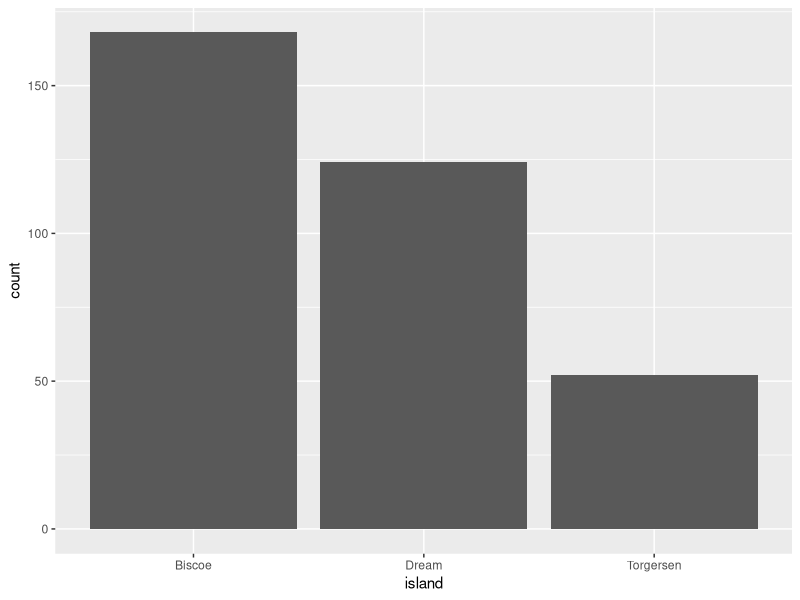
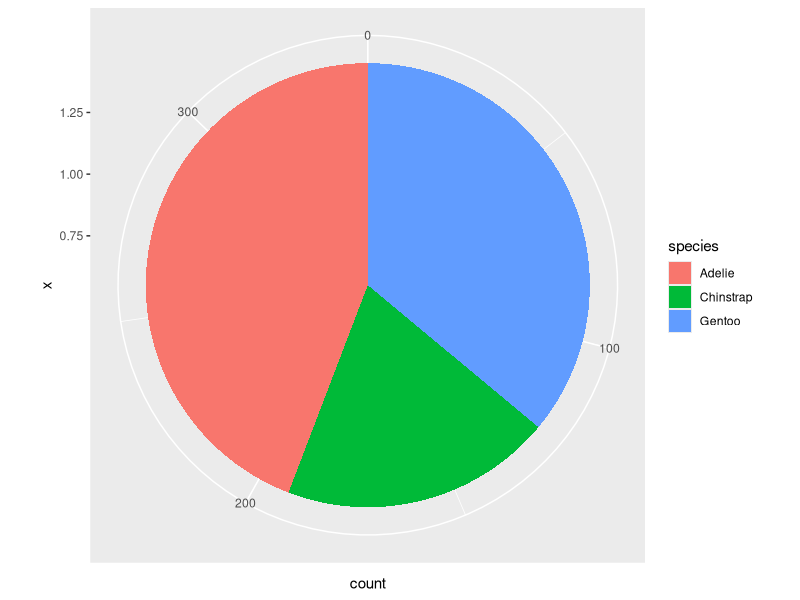
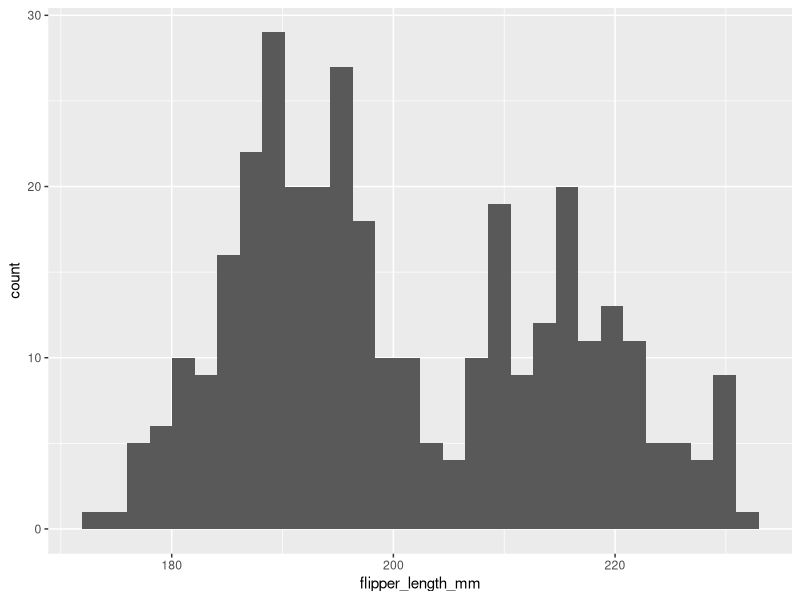
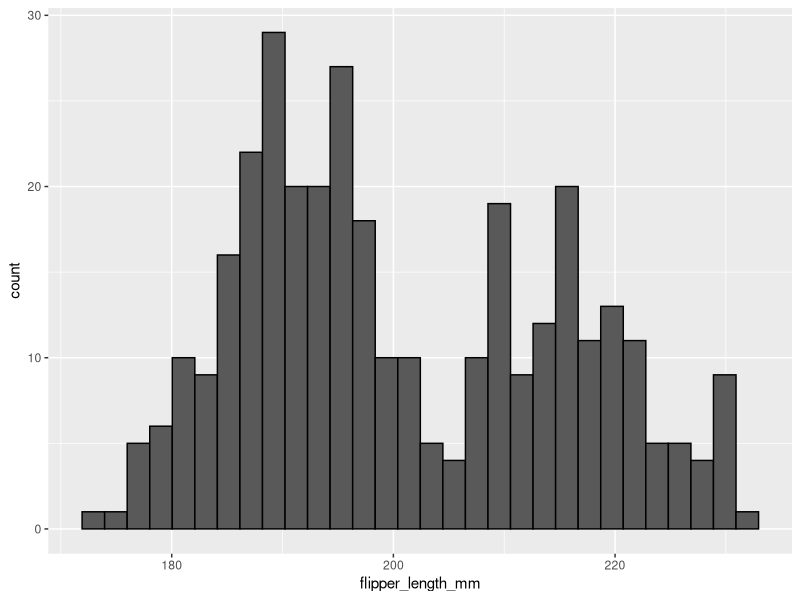
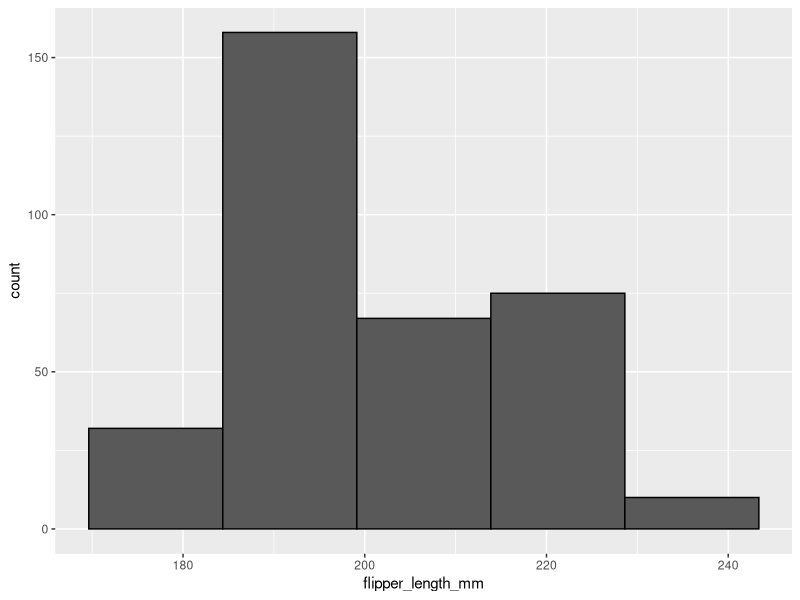
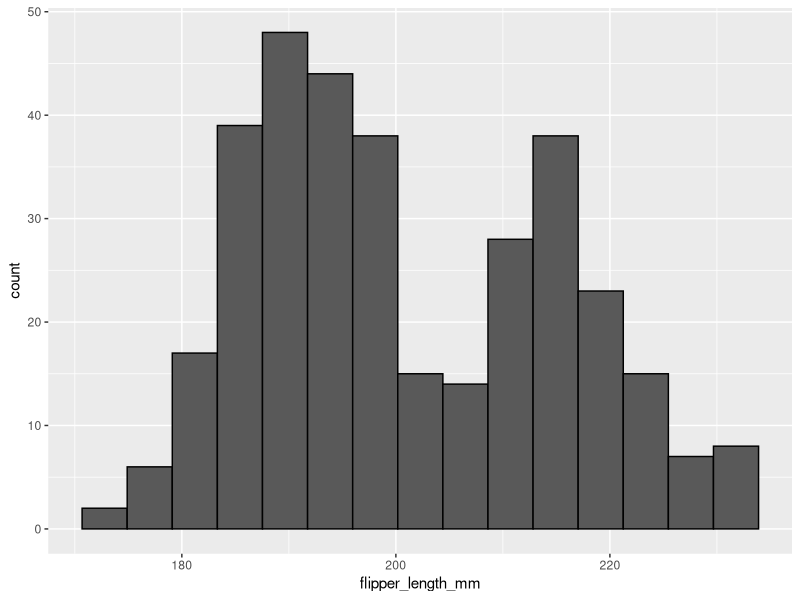
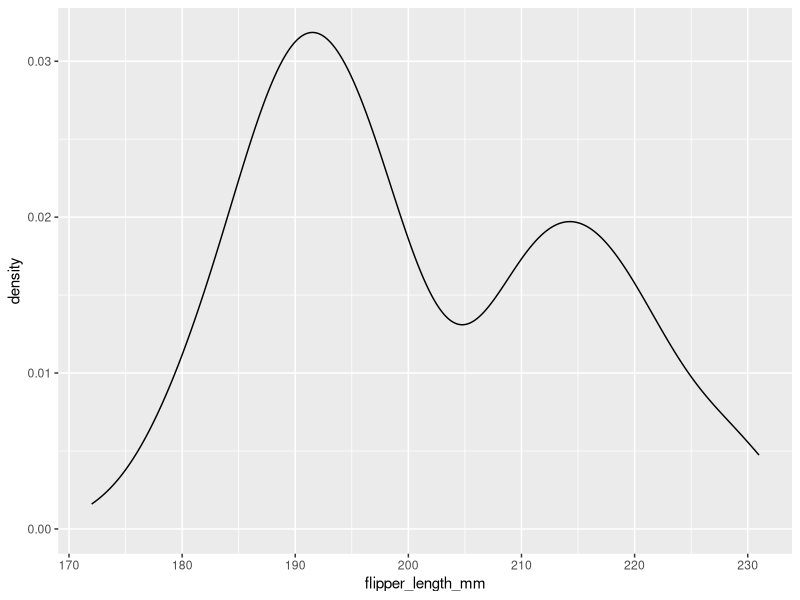
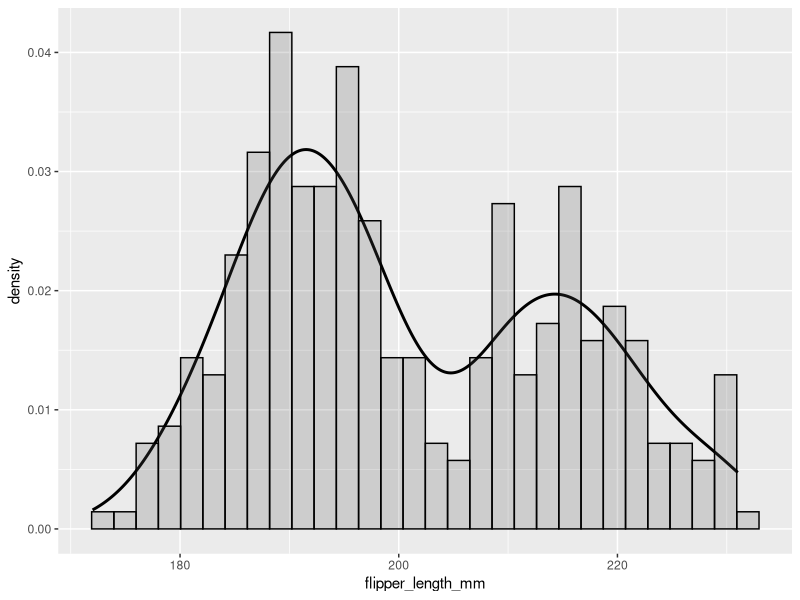

Reproduce these figures in R, in order. (Note: this script raises an error after producing the figures.)
## ---- chunk 1
knitr::opts_chunk$set(strip.white = TRUE,
                      warning = FALSE,
                      message = FALSE)
## ---- chunk 2
library(tidyverse)
library(palmerpenguins)
## ---- chunk 3
penguins %>%
  ggplot(aes(x = island)) + 
  geom_bar()
## ---- chunk 4
penguins %>%
  ggplot(aes(x = 1,
             fill = species)) +
  geom_bar() +
  coord_polar("y", start = 0)
## ---- chunk 5
penguins %>%
  ggplot(aes(x = flipper_length_mm)) +
  geom_histogram()
## ---- chunk 6
penguins %>%
  ggplot(aes(x = flipper_length_mm)) +
  geom_histogram(color = 'black')
## ---- chunk 7
penguins %>%
  ggplot(aes(x = flipper_length_mm)) +
  geom_histogram(color = 'black',
                 bins = 5)
penguins %>%
  ggplot(aes(x = flipper_length_mm)) +
  geom_histogram(color = 'black',
                 bins = 15)
## ---- chunk 8
penguins %>%
  ggplot(aes(x = flipper_length_mm)) +
  geom_density()
## ---- chunk 9
penguins %>%
  ggplot(aes(x = flipper_length_mm)) +
  geom_density(size = 1)+
  geom_histogram(aes(y=..density..), color="black", alpha=0.2)
## ---- chunk 10
# color
penguins %>%
  ggplot(aes(x = island, fill = species)) + 
  geom_bar()

## ---- chunk 11
penguins %>%
  ggplot(aes(y = body_mass_g, x = bill_depth_mm)) +
  geom_point()
## ---- chunk 12
penguins %>%
  ggplot(aes(y = body_mass_g, x = bill_depth_mm)) +
  geom_point() +
  geom_smooth(method = 'lm', se = FALSE)
## ---- chunk 13
diamonds %>%
  ggplot(aes(y = table, x = depth)) +
  geom_point(alpha = 0.1)
## ---- chunk 14
penguins %>%
  ggplot(aes(y = body_mass_g, x = bill_depth_mm)) +
  geom_bin2d()
## ---- chunk 15
penguins %>%
  ggplot(aes(y = body_mass_g, x = island)) +
  geom_bar(stat = "summary")
## ---- chunk 16
penguins %>%
  ggplot(aes(y = body_mass_g, x = island)) +
  geom_point(stat = "summary")
## ---- chunk 17
penguins %>%
  ggplot(aes(y = body_mass_g, x = island)) +
  geom_line(stat = "summary")
## ---- chunk 18
penguins %>%
  ggplot(aes(y = body_mass_g, x = island, group = 1)) +
  geom_line(stat = "summary")
## ---- chunk 19
penguins %>%
  ggplot(aes(y = body_mass_g, x = island, group = 1)) +
  geom_line(stat = "summary", linetype = "dashed")
## ---- chunk 20
penguins %>%
  ggplot(aes(y = body_mass_g, x = island, group = 1)) +
  geom_point(stat = "summary") +
  geom_line(stat = "summary")
## ---- chunk 21
penguins %>%
  ggplot(aes(y = body_mass_g, x = island)) +
  stat_summary(fun = "mean", geom = "bar")

penguins %>%
  ggplot(aes(y = body_mass_g, x = island)) +
  stat_summary(fun = "mean", geom = "point")

penguins %>%
  ggplot(aes(y = body_mass_g, x = island, group = 1)) +
  stat_summary(fun = "mean", geom = "line")
## ---- chunk 22
penguins %>%
  ggplot(aes(y = body_mass_g, x = island)) +
  stat_summary(fun = "mean", geom = "bar") +
  stat_summary(fun.data = "mean_se", geom = "errorbar")
## ---- chunk 23
penguins %>%
  ggplot(aes(y = body_mass_g, x = island)) +
  stat_summary(fun = "mean", geom = "bar") +
  stat_summary(fun.data = "mean_se", geom = "errorbar",
               width = 0.2)
## ---- chunk 24
penguins %>%
  ggplot(aes(y = body_mass_g, x = island)) +
  stat_summary(fun = "mean", geom = "point") +
  stat_summary(fun.data = "mean_se", geom = "errorbar", width = 0.2)
## ---- chunk 25
penguins %>%
  ggplot(aes(y = body_mass_g, x = island)) +
  stat_summary(fun = "mean", geom = "point") +
  stat_summary(fun.data = "mean_se", geom = "linerange")
## ---- chunk 26
penguins %>%
  ggplot(aes(y = body_mass_g, x = island)) +
  stat_summary(fun.data = "mean_se", geom = "pointrange")
## ---- chunk 27
knitr::include_graphics('figures/boxplot_diagram.png')
## ---- chunk 28
penguins %>%
  ggplot(aes(y = body_mass_g, x = island)) +
  geom_boxplot()
## ---- chunk 29
penguins %>%
  ggplot(aes(y = body_mass_g, x = island)) +
  geom_violin()
## ---- chunk 30
penguins %>%
  ggplot(aes(y = body_mass_g, x = island)) +
  geom_violin() +
  geom_boxplot(width = 0.2)
## ---- chunk 31
penguins %>%
  ggplot(aes(y = body_mass_g, x = island)) +
  geom_point()
## ---- chunk 32
penguins %>%
  ggplot(aes(y = body_mass_g, x = island)) +
  geom_jitter()
## ---- chunk 33
penguins %>%
  ggplot(aes(y = body_mass_g, x = island)) +
  geom_jitter(height = 0, width = 0.2, 
              size = 1, alpha = 0.5,
              color = "darkgreen") +
    stat_summary(fun.data = "mean_se",
               geom = "pointrange",
               color = "black",
               fill = "red",
               shape = 21,
               size = 0.5)
penguins %>%
  ggplot(aes(y = body_mass_g, x = island)) +
  geom_jitter(alpha = 0.4, height = 0, width = 0.2, size = 1) +
    stat_summary(fun.data = "mean_se",
               geom = "errorbar",
               color = "orange",
               width = 0.1,
               size = 1) +
  stat_summary(fun = "mean",
               geom = "point",
               color = "red",
               size = 2)
## ---- chunk 34
penguins %>%
  ggplot(aes(y = body_mass_g, x = island)) +
  geom_boxplot(width = 0.6) +
  geom_jitter(height = 0, width = 0.1,
              alpha = 0.5, color = "seagreen")
## ---- chunk 35
penguins %>%
  ggplot(aes(y = body_mass_g, x = island)) +
  geom_violin() +
  geom_jitter(alpha = 0.4, width = 0.05) +
  stat_summary(fun = "mean",
               geom = "point",
               color = "red")
## ---- chunk 36
penguins %>%
  ggplot(aes(y = body_mass_g, x = island)) +
  geom_jitter(height = 0)
## ---- chunk 37
penguins %>%
  ggplot(aes(x = island, fill = species, alpha = sex)) + 
  geom_bar()
## ---- chunk 38
penguins %>%
  ggplot(aes(x = island, y = sex, color = species)) + 
  geom_jitter()
## ---- chunk 39
penguins %>%
  ggplot() + 
  geom_bar(aes(x = island, fill = species)) +
  facet_grid(cols = vars(sex))
## ---- chunk 40
penguins %>%
  ggplot() + 
  geom_bar(aes(x = island, fill = species)) +
  facet_grid(rows = vars(sex))
## ---- chunk 41
penguins %>%
    ggplot(aes(x = island, fill = species)) +
    geom_bar() + 
    facet_grid(rows = vars(species),
               cols = vars(sex))
## ---- chunk 42
penguins %>%
  ggplot(aes(y = body_mass_g, x = island)) +
  geom_jitter(aes(color = species)) +
    stat_summary(fun.data = "mean_se",
               geom = "pointrange",
               color = "black")
## ---- chunk 43
penguins %>%
  ggplot(aes(y = body_mass_g, x = island)) +
  geom_jitter() +
    stat_summary(fun.data = "mean_se",
               geom = "pointrange",
               color = "blue") +
    facet_grid(cols = vars(species))

## ---- chunk 44
penguins %>%
  ggplot(aes(y = body_mass_g, x = island)) +
  geom_jitter(aes(color = species)) +
    stat_summary(fun.data = "mean_se",
               geom = "pointrange",
               color = "black") +
    facet_grid(cols = vars(species))

## ---- chunk 45
penguins %>%
  ggplot(aes(y = body_mass_g, x = bill_depth_mm, color = species)) +
  geom_point()
## ---- chunk 46
penguins %>%
  ggplot(aes(y = body_mass_g, x = bill_depth_mm)) +
  geom_point()+
  facet_grid(cols = vars(species))
## ---- chunk 47
penguins %>%
  ggplot(aes(y = body_mass_g, x = bill_depth_mm, alpha = flipper_length_mm)) +
  geom_point()
## ---- chunk 48
penguins %>%
  ggplot(aes(y = body_mass_g,
             x = bill_depth_mm,
             z = flipper_length_mm)) +
  stat_summary_2d(color = "black")
## ---- chunk 49
penguins %>%
  ggplot(aes(y = body_mass_g, x = island, group = 1)) +
  geom_line(stat = "summary")
## ---- chunk 50
penguins %>%
  ggplot(aes(y = body_mass_g, x = island, group = sex, color = sex)) +
  geom_line(stat = "summary")
## ---- chunk 51
penguins %>%
 ggplot(aes(x = island, fill = species)) +
  geom_bar(position = "identity")
## ---- chunk 52
penguins %>%
  ggplot(aes(x = island, fill = species)) +
  geom_bar(position = position_dodge())
penguins %>%
  ggplot(aes(x = island, fill = species)) +
  geom_bar(position = position_dodge2())
## ---- chunk 53
penguins %>%
 ggplot(aes(y = body_mass_g, x = island, fill = species)) +
     geom_point(shape = 21)
penguins %>%
 ggplot(aes(y = body_mass_g, x = island, fill = species)) +
     geom_point(shape = 21, position = position_dodge(width = .75))
## ---- chunk 54
penguins %>%
  ggplot(aes(y = body_mass_g, x = island, fill = species)) +
  stat_summary(fun = "mean", geom = "bar", position = "dodge") +
  stat_summary(fun.data = "mean_se", geom = "errorbar")
## ---- chunk 55
penguins %>%
  ggplot(aes(y = body_mass_g, x = island, fill = species)) +
  stat_summary(fun = "mean", geom = "bar", position = "dodge") +
  stat_summary(fun.data = "mean_se", geom = "errorbar", position = position_dodge(width = 0.9), width = .2)
## ---- chunk 56
penguins %>%
ggplot(aes(x = island, y = body_mass_g, fill = species)) +
    geom_boxplot(outlier.size = 0) +
    geom_point(shape = 21)
penguins %>%
ggplot(aes(x = island, y = body_mass_g, fill = species)) +
    geom_boxplot(outlier.size = 0) +
    geom_point(shape = 21, 
               position = position_jitterdodge(jitter.width = 0.3))
## ---- chunk 57
penguins %>%
ggplot(aes(x = island, fill = species)) +
  geom_bar(position = position_fill())
